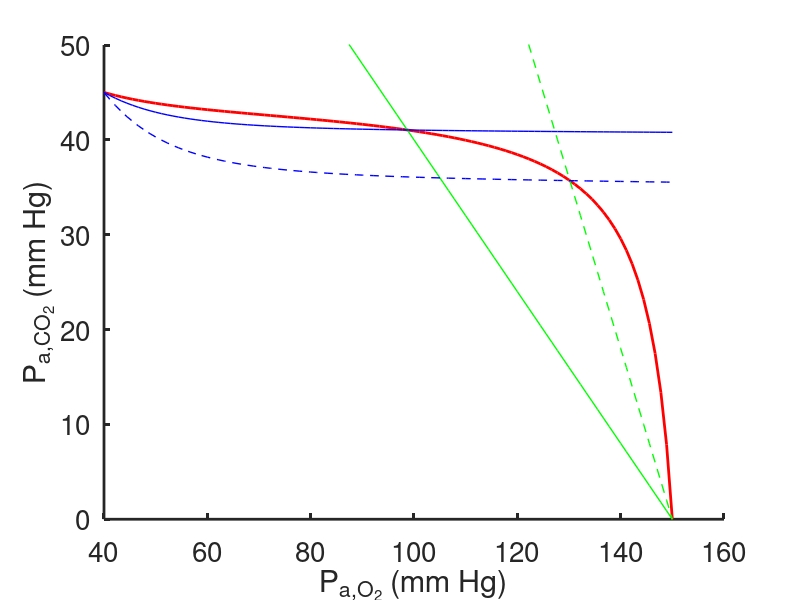

The MATLAB source for this figure:
%  -------------------------------------------------------------------
%
%  Plot the respiratory exchange ratio.
%
%   For Chapter 14, Sections 14.5.1 and 14.5.2 of
%   Keener and Sneyd, Mathematical Physiology, 3rd Edition, Springer.
%
%   Written by James Keener and James Sneyd.
%
%  -------------------------------------------------------------------

function RER

clear all
close all
clc

set(0,                           ...
   'defaultaxesfontsize', 20,   ...
   'defaultaxeslinewidth', 2.0, ...
   'defaultlinelinewidth', 2.0);

global KO2

THb = 2.2e-3; %M

sigmaO2 = 1.4e-6;
sigmaCO2 = 3.3e-5;
PvO2 = 40.0;
PvCO2 = 45.0;
PiO2 = 150.0;
RT = 1.7e4;
Z0 = 2.2e-3;
KO2 = 30*sigmaO2;
Kc = 12.0;
Wv = (sigmaO2*PvO2);
phi = sigmaCO2*RT*(1.0+Kc);
phi1 = sigmaCO2*(1.0+Kc);

PaO2 = linspace(40,150,100);
VQO2 = (RT./(PiO2-PaO2)).*( sigmaO2*(PaO2-PvO2) + 4*Z0*( hemo(sigmaO2*PaO2) - hemo(Wv) ) );
PaCO2 = phi*PvCO2./(VQO2+phi);

% the RER curve
plot(PaO2,PaCO2,'r','LineWidth',2)
ylabel('P_{a,CO_2} (mm Hg)')
xlabel('P_{a,O_2} (mm Hg)')
hold on


% plot the separate blood and gas RER curves

Rgas = 0.8;
Pag1 = Rgas*(PiO2-PaO2);
plot(PaO2,Pag1,'g','LineWidth',1)
Rgas = 1.8;
Pag2=Rgas*(PiO2-PaO2);
plot(PaO2,Pag2,'--g','LineWidth',1)
box off
Rblood=0.8;
Pab1 = (sigmaCO2*(1+Kc)*PvCO2 -  Rblood*( sigmaO2*(PaO2-PvO2) + 4*Z0*( hemo(sigmaO2*PaO2) - hemo(Wv) ) ) )/(sigmaCO2*(1+Kc));
plot(PaO2,Pab1,'b','LineWidth',1)
Rblood=1.8;
Pab2 = (phi1*PvCO2 -  Rblood*( sigmaO2*(PaO2-PvO2) + 4*Z0*( hemo(sigmaO2*PaO2) - hemo(Wv) ) ) )./phi1;
plot(PaO2,Pab2,'--b','LineWidth',1)

ylim([0,50])

end


%%

function out = hemo(PO)
global KO2
out = PO.^4./(KO2^4+PO.^4);
end